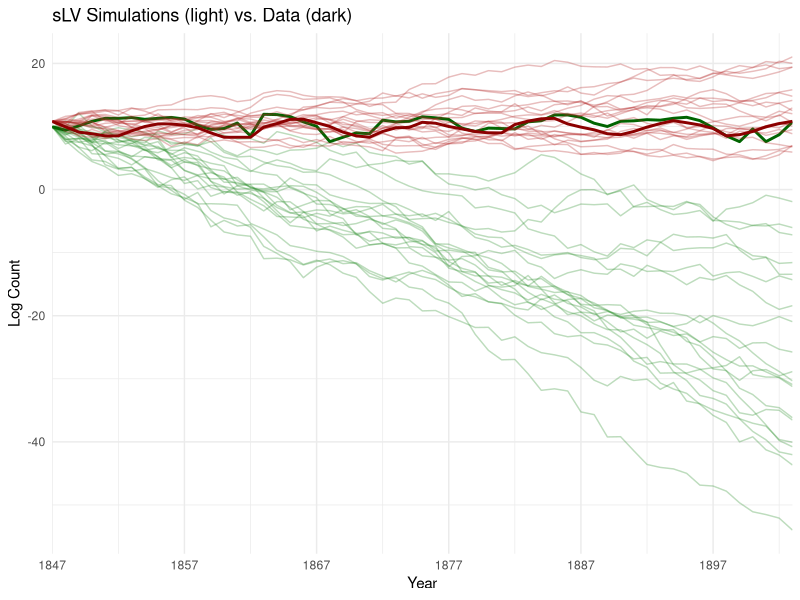
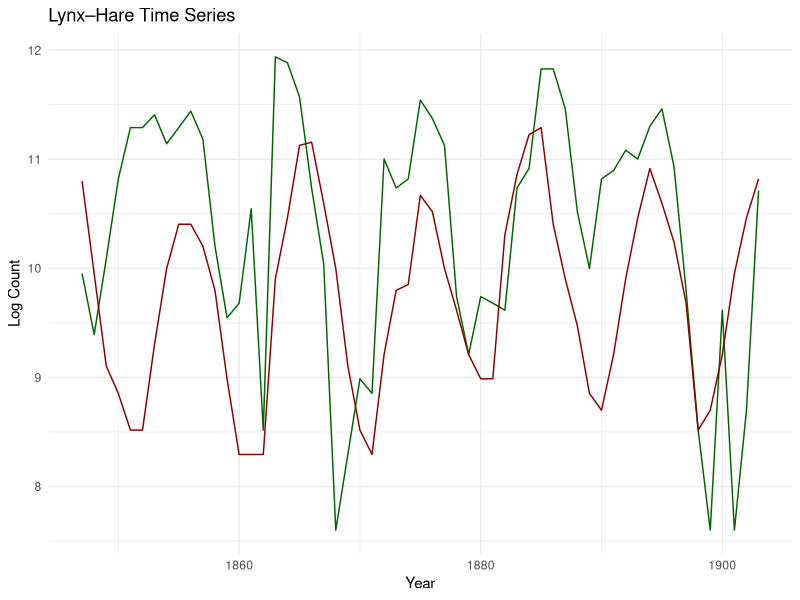
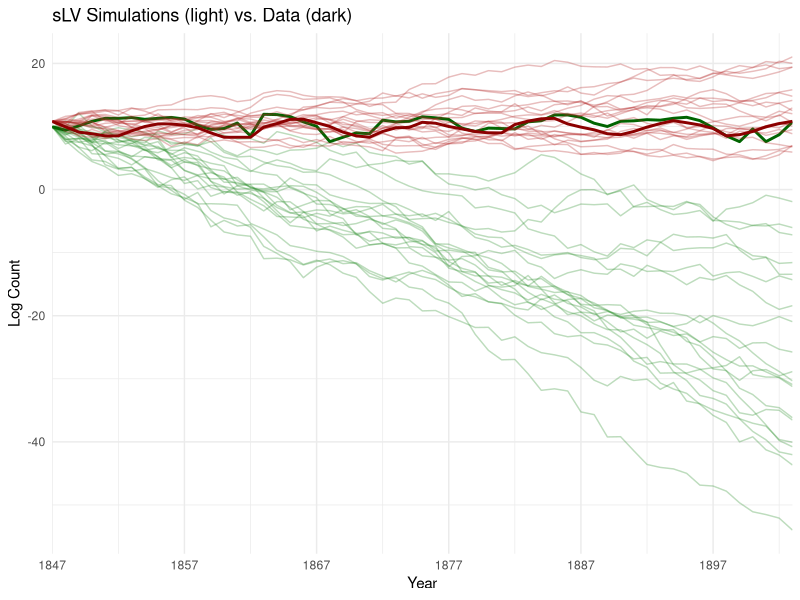

Recreate these plots in R, in order.
# ─────────────────────────────────────────────────────────────────────────────
# 1) Load / Install Required Packages
# ─────────────────────────────────────────────────────────────────────────────
needed <- c("readr", "dplyr", "ggplot2", "tibble")
for (pkg in needed) {
  if (!requireNamespace(pkg, quietly = TRUE)) {
    install.packages(pkg)
  }
}
library(readr)
library(dplyr)
library(ggplot2)
library(tibble)

# ─────────────────────────────────────────────────────────────────────────────
# 2) Read and preprocess data
# ─────────────────────────────────────────────────────────────────────────────
# Ensure the file Leigh1968_harelynx.csv is downloaded from the repo into the working directory
data <- read_csv("Leigh1968_harelynx.csv")

# 2.1 Filter out non-positive counts then Log-transform
data2 <- data %>%
  filter(hare > 0, lynx > 0) %>%
  mutate(
    log_hare = log(hare),
    log_lynx = log(lynx)
  )

# 2.2 Compute one-step log-increments and rescale
data3_log2 <- data2 %>%
  mutate(
    log_hare_next = lead(log_hare),
    log_lynx_next = lead(log_lynx)
  ) %>%
  filter(!is.na(log_hare_next)) %>%
  mutate(
    delta_log_hare = log_hare_next - log_hare,
    delta_log_lynx  = log_lynx_next - log_lynx,
    hare_s = hare / 1e4,
    lynx_s = lynx / 1e4
  )

# ─────────────────────────────────────────────────────────────────────────────
# 3) Drift estimation (Stage 1)
# ─────────────────────────────────────────────────────────────────────────────
fit_log_hare2 <- lm(delta_log_hare ~ 1 + lynx_s, data = data3_log2)
a_hat <-  coef(fit_log_hare2)["(Intercept)"]
b_hat <- -coef(fit_log_hare2)["lynx_s"]

fit_log_lynx2 <- lm(delta_log_lynx ~ 1 + hare_s, data = data3_log2)
c_hat <- -coef(fit_log_lynx2)["(Intercept)"]
d_hat <-  coef(fit_log_lynx2)["hare_s"]

# ─────────────────────────────────────────────────────────────────────────────
# 4) Diffusion estimation (Stage 2)
# ─────────────────────────────────────────────────────────────────────────────
resid_hare <- data3_log2$delta_log_hare -
  ( coef(fit_log_hare2)["(Intercept)"]
    + coef(fit_log_hare2)["lynx_s"] * data3_log2$lynx_s )
resid_lynx <- data3_log2$delta_log_lynx -
  ( coef(fit_log_lynx2)["(Intercept)"]
    + coef(fit_log_lynx2)["hare_s"] * data3_log2$hare_s )

sigma1_hat <- sqrt(mean(resid_hare^2))
sigma2_hat <- sqrt(mean(resid_lynx^2))

# Report drift & diffusion estimates
cat("Drift estimates:\n")
cat(" a =", round(a_hat,4),   " b =", signif(b_hat,3), "\n")
cat(" c =", round(c_hat,4),   " d =", signif(d_hat,3), "\n")
cat("Noise estimates:\n")
cat(" sigma1 =", round(sigma1_hat,4), " sigma2 =", round(sigma2_hat,4), "\n\n")

# ─────────────────────────────────────────────────────────────────────────────
# 5) Simulate sLV trajectories and diagnostics
# ─────────────────────────────────────────────────────────────────────────────
set.seed(123)
a <- a_hat; b <- b_hat; c <- c_hat; d <- d_hat
s1 <- sigma1_hat; s2 <- sigma2_hat

T   <- nrow(data3_log2)
M   <- 20
sim_logH <- matrix(NA, T+1, M)
sim_logL <- matrix(NA, T+1, M)
sim_logH[1,] <- data2$log_hare[1]
sim_logL[1,] <- data2$log_lynx[1]

for (j in 1:M) {
  for (k in 1:T) {
    Hk <- sim_logH[k,j]; Lk <- sim_logL[k,j]
    dH <- (a - b*Lk)*1 + s1*rnorm(1)
    dL <- (-c + d*Hk)*1 + s2*rnorm(1)
    sim_logH[k+1,j] <- Hk + dH
    sim_logL[k+1,j] <- Lk + dL
  }
}

sim_df <- tibble(
  year         = rep(data2$year[1:(T+1)], times = M),
  sim_log_hare = as.vector(sim_logH),
  sim_log_lynx = as.vector(sim_logL),
  traj         = rep(1:M, each = T+1)
)

# Simulation plot
p_sim <- ggplot() +
  geom_line(data = sim_df,
            aes(year, sim_log_hare, group = traj),
            color = "forestgreen", alpha = .3) +
  geom_line(data = data2,
            aes(year, log_hare),
            color = "darkgreen", size = 1) +
  geom_line(data = sim_df,
            aes(year, sim_log_lynx, group = traj),
            color = "firebrick", alpha = .3) +
  geom_line(data = data2,
            aes(year, log_lynx),
            color = "darkred", size = 1) +
  scale_x_continuous(limits = c(min(data2$year), max(data2$year)),
                     breaks = seq(min(data2$year), max(data2$year), by = 10),
                     expand = c(0,0)) +
  labs(x="Year", y="Log Count",
       title="sLV Simulations (light) vs. Data (dark)") +
  theme_minimal()

print(p_sim)

# Diagnostics: RMSE
sim_mean <- sim_df %>%
  group_by(year) %>%
  summarize(mean_log_hare = mean(sim_log_hare),
            mean_log_lynx = mean(sim_log_lynx)) %>%
  left_join(data2 %>% select(year, log_hare, log_lynx), by="year")
rmse_hare <- sqrt(mean((sim_mean$mean_log_hare - sim_mean$log_hare)^2))
rmse_lynx <- sqrt(mean((sim_mean$mean_log_lynx - sim_mean$log_lynx)^2))
cat("RMSE: hare =", round(rmse_hare,3),
    " lynx =", round(rmse_lynx,3), "\n\n")

# Helper for cycle lengths
find_peaks <- function(x,y) {
  idx <- which(x[-c(1,length(x))] > x[-c(length(x)-1,length(x))] &
                 x[-c(1,length(x))] > x[-c(1,2)]) + 1
  y[idx]
}
obs_peaks   <- find_peaks(data2$log_hare, data2$year)
obs_periods <- diff(obs_peaks)
sim_periods <- unlist(lapply(split(sim_df, sim_df$traj),
                             function(df) diff(find_peaks(df$sim_log_hare, df$year))))
cat("Observed cycle mean =", round(mean(obs_periods),1),
    "sd =", round(sd(obs_periods),1), "\n")
cat("Simulated cycle mean =", round(mean(sim_periods),1),
    "sd =", round(sd(sim_periods),1), "\n\n")

# ─────────────────────────────────────────────────────────────────────────────
# 6) Export plots and results table
# ─────────────────────────────────────────────────────────────────────────────

p_ts <- ggplot(data2, aes(year)) +
  geom_line(aes(y = log_hare), color = "darkgreen") +
  geom_line(aes(y = log_lynx), color = "darkred") +
  labs(x = "Year", y = "Log Count", title = "Lynx–Hare Time Series") +
  theme_minimal()

# Save plots
ggsave("lynx_hare_timeseries.png", p_ts,  width = 6, height = 4, dpi = 300)
ggsave("sLV_simulations.png",    p_sim, width = 6, height = 4, dpi = 300)

# Assemble results
results <- tibble(
  parameter       = c("a","b","c","d","sigma1","sigma2",
                      "rmse_hare","rmse_lynx",
                      "obs_cycle_mean","obs_cycle_sd",
                      "sim_cycle_mean","sim_cycle_sd"),
  estimate        = c(a_hat, b_hat, c_hat, d_hat, sigma1_hat, sigma2_hat,
                      rmse_hare, rmse_lynx,
                      mean(obs_periods), sd(obs_periods),
                      mean(sim_periods), sd(sim_periods))
)
write_csv(results, "sLV_fit_results.csv")

message("Plots and results saved to working directory.")
